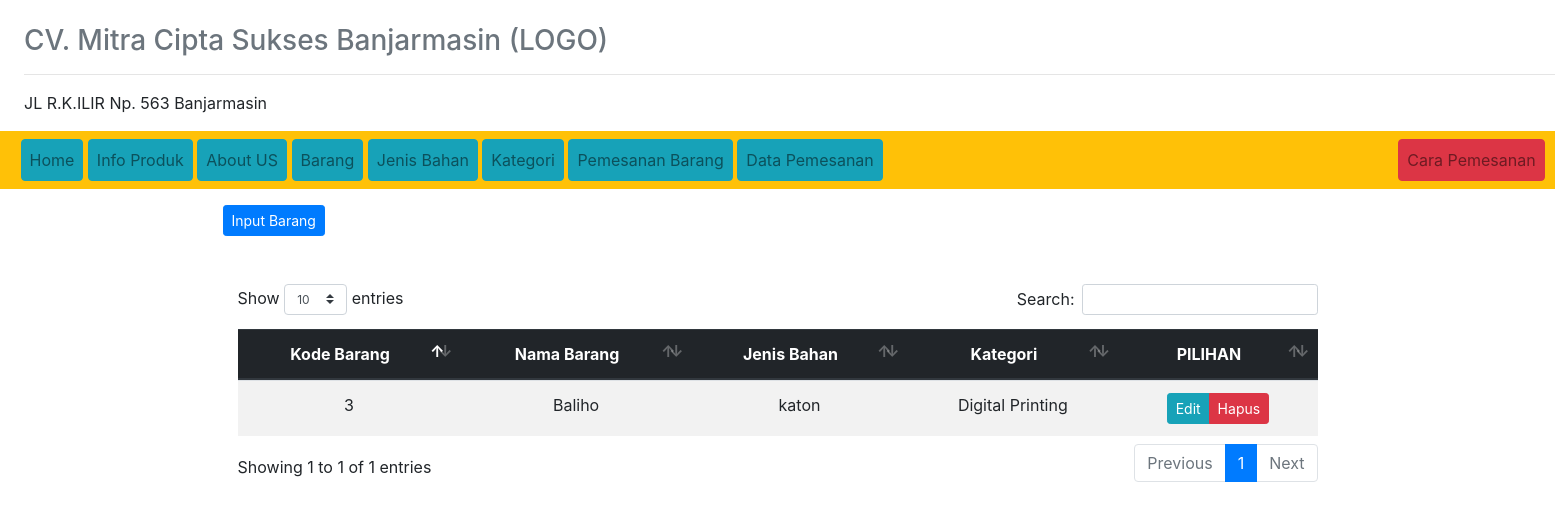
Page /?view=barang on the earlier database version.
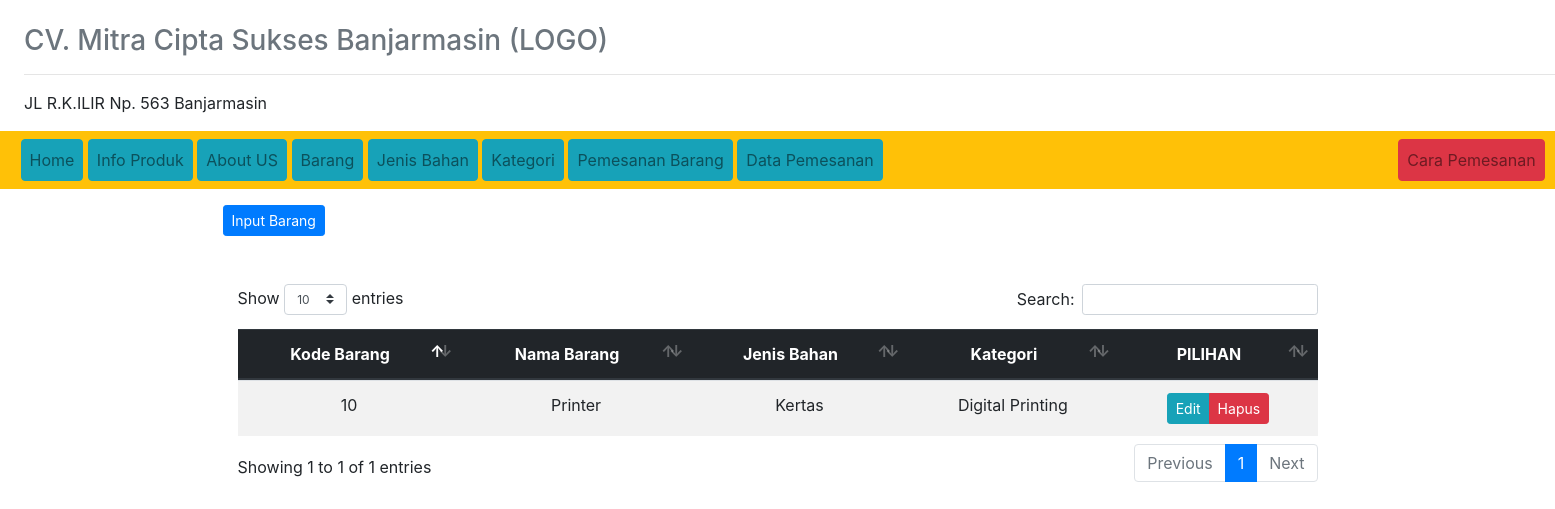
Same page on the later database version.
### tables this page shows
CREATE TABLE `nama_barang` (
  `kode_barang` int(50) NOT NULL,
  `nama_barang` varchar(50) NOT NULL,
  `type_barang` varchar(50) NOT NULL,
  `kategori` int(50) NOT NULL
);

CREATE TABLE `jenis_bahan` (
  `kode_jenis_bahan` int(50) NOT NULL,
  `harga_bahan` int(25) NOT NULL,
  `jenis_bahan` varchar(50) NOT NULL,
  `ketarangan` varchar(255) NOT NULL,
  `ukuran_bahan` int(10) NOT NULL
);

CREATE TABLE `kategori` (
  `id_kategori` int(50) NOT NULL,
  `nama_kategori` varchar(50) NOT NULL
);

### models/admin.php (called while the page is built, shortened)
<?php
class Admin
{
  private $mysqli;
  function __construct($mysqli)
  {
    $this->mysqli = $mysqli;
  }
  public function showBarang()
  {
    $db = $this->mysqli->conn;
    $sql = " SELECT * FROM nama_barang
          INNER JOIN jenis_bahan ON nama_barang.type_barang = jenis_bahan.kode_jenis_bahan
          INNER JOIN kategori ON nama_barang.kategori = kategori.id_kategori ";
    $query = $db->query($sql);
    return $query;
  }
}
?>

### view/barang.php (the view)
<div class="header-hal">
    <a href="?view=input-barang" class="btn btn-sm btn-primary">Input Barang</a>
</div>
<div class="container mt-5">
<div class="daftar-table table-responsive">
  <table class="table table-striped text-center" id="table">
    <thead class="thead-dark">
      <tr>
        <th>Kode Barang</th>
        <th>Nama Barang</th>
        <th>Jenis Bahan </th>
        <th>Kategori </th>
        <th>PILIHAN</th>
      </tr>
    </thead>
    <tbody>
      <?php
      $data = $objAdmin->showBarang();
      while ($a = $data->fetch_object()) {
      ?>
      <tr>
        <td><?=$a->kode_barang ?></td>
        <td><?=$a->nama_barang ?></td>
        <td><?=$a->jenis_bahan ?></td>
        <td><?=$a->nama_kategori ?></td>
        <td>
          <div class="btn-group">
            <a href="?view=edit-barang&id_brg=<?=$a->kode_barang ?>" class="btn btn-sm btn-info">Edit</a>
            <a href="?view=hapus-barang&id_brg=<?=$a->kode_barang ?>" onclick="return confirm('Hapus data ?')" class="btn btn-sm btn-danger">Hapus</a>
          </div>
        </td>
      </tr>
    <?php } ?>
    </tbody>
  </table>
</div>
</div>

Differences in the rows shown:
removed nama_barang: kode_barang "3", nama_barang "Baliho", jenis_bahan.jenis_bahan "katon", kategori.nama_kategori "Digital Printing"
added nama_barang: kode_barang "10", nama_barang "Printer", jenis_bahan.jenis_bahan "Kertas", kategori.nama_kategori "Digital Printing"
